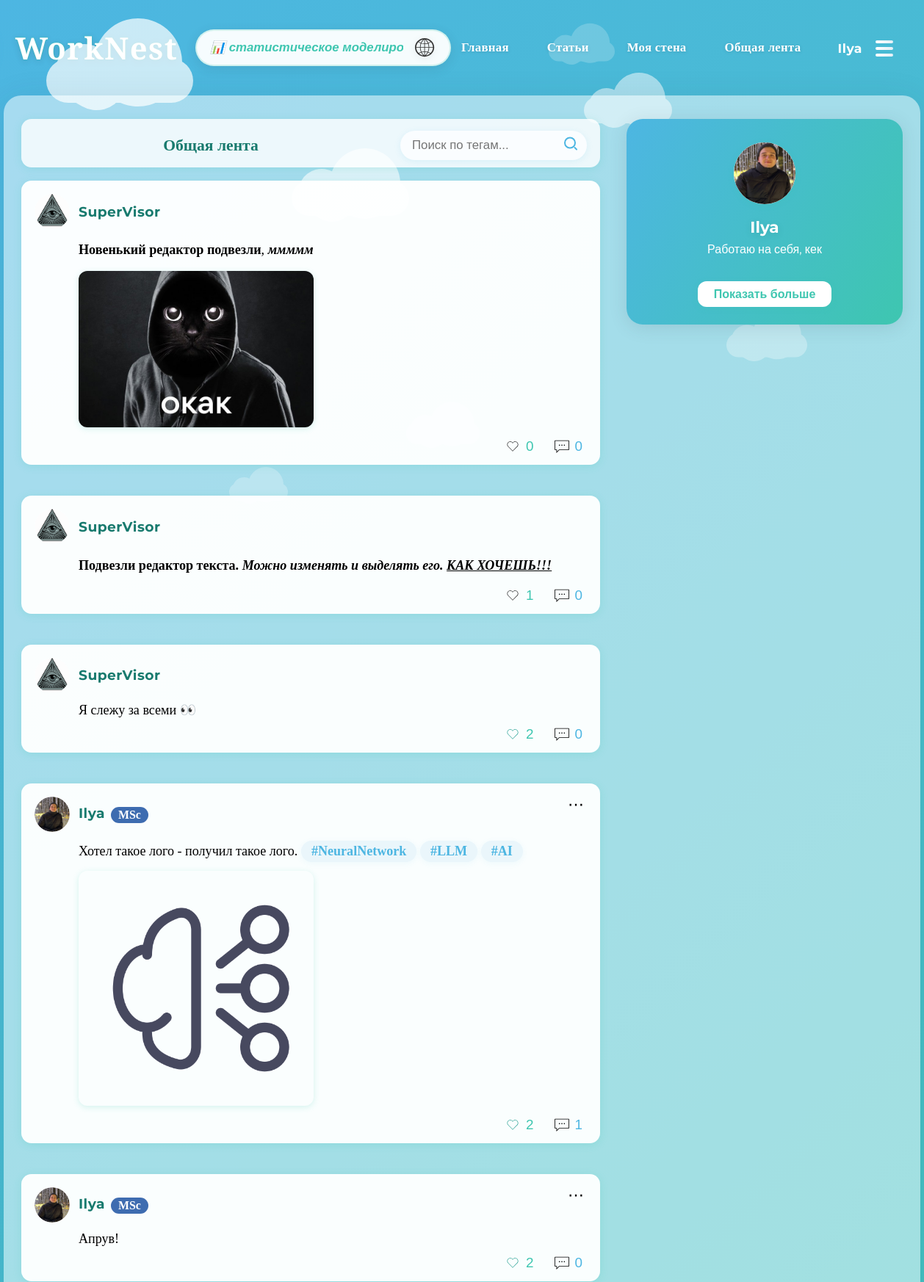
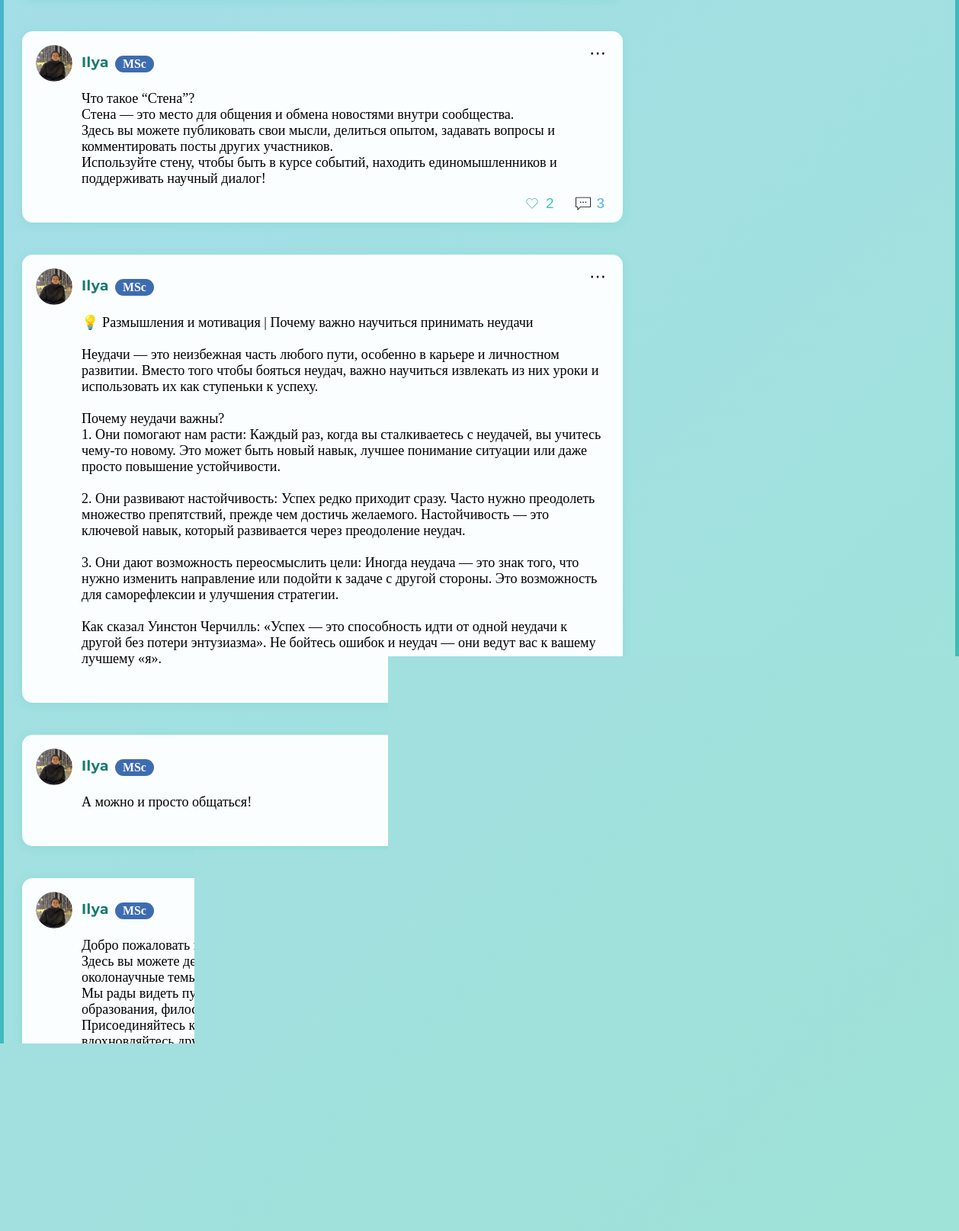
/feed (signed in), run on the app's committed database (2 pictures, top to bottom).
### models.py (models this page shows, shortened)
class User(db.Model):
    id = db.Column(db.Integer, primary_key=True)
    username = db.Column(db.String(64), unique=True, nullable=False)
    email = db.Column(db.String(120), unique=True, nullable=False)
    password_hash = db.Column(db.String(128), nullable=False)
    status = db.Column(db.String(64))
    show_status = db.Column(db.Boolean, default=True)
    bio = db.Column(db.Text)
    show_bio = db.Column(db.Boolean, default=True)
    avatar = db.Column(db.String(256))  # путь к файлу аватара
    full_name = db.Column(db.String(128), nullable=True)
    show_full_name = db.Column(db.Boolean, default=True)
    degree = db.Column(db.String(64), nullable=True)
    show_degree = db.Column(db.Boolean, default=True)
    interests = db.Column(db.String(256), nullable=True)
    show_interests = db.Column(db.Boolean, default=True)
    organization = db.Column(db.String(128), nullable=True)
    show_organization = db.Column(db.Boolean, default=True)
    location = db.Column(db.String(128), nullable=True)
    show_location = db.Column(db.Boolean, default=True)
    scholar_links = db.Column(db.String(512), nullable=True)  # ссылки через запятую или json
    show_scholar_links = db.Column(db.Boolean, default=True)
    website = db.Column(db.String(256), nullable=True)
    show_website = db.Column(db.Boolean, default=True)
    birthdate = db.Column(db.String(32), nullable=True)  # строкой для простоты
    show_birthdate = db.Column(db.Boolean, default=True)
    public_email = db.Column(db.String(120), nullable=True)
    show_public_email = db.Column(db.Boolean, default=True)
    telegram = db.Column(db.String(64), nullable=True)
    show_telegram = db.Column(db.Boolean, default=True)
    last_seen = db.Column(db.DateTime, default=datetime.utcnow)
    is_online = db.Column(db.Boolean, default=False)

class Post(db.Model):
    id = db.Column(db.Integer, primary_key=True)
    user_id = db.Column(db.Integer, db.ForeignKey('user.id'), nullable=False)
    content = db.Column(db.Text, nullable=False)
    created_at = db.Column(db.DateTime, nullable=False, default=db.func.now())
    image_path = db.Column(db.String(256), nullable=True)  # путь к картинке
    latitude = db.Column(db.Float, nullable=True)
    longitude = db.Column(db.Float, nullable=True)
    user = db.relationship('User', backref=db.backref('posts', lazy=True))
    tags = db.relationship('Tag', secondary=post_tags, backref=db.backref('posts', lazy='dynamic'))

### app.py (the view)
@app.route('/feed')
def global_feed():
    user_id = session.get('user_id')
    if not user_id:
        return redirect(url_for('register'))
    user = User.query.get(user_id)
    search_query = request.args.get('q', '').strip()
    if search_query.startswith('#'):
        tag_name = search_query[1:]  # Убираем #
        posts = Post.query.join(Post.tags).filter(Tag.name == tag_name).order_by(Post.created_at.desc()).all()
    else:
        posts = Post.query.order_by(Post.created_at.desc()).all()
    for post in posts:
        post.user = User.query.get(post.user_id)
        post.comments = Comment.query.filter_by(post_id=post.id).order_by(Comment.created_at.asc()).all()
        for comment in post.comments:
            comment.user = User.query.get(comment.user_id)
        post.likes_count = Like.query.filter_by(post_id=post.id).count()
        post.liked_by_current = False
        if user_id:
            post.liked_by_current = Like.query.filter_by(post_id=post.id, user_id=user_id).first() is not None
    return render_template('wall.html', user=user, posts=posts, is_global_wall=True, search_query=search_query)

### app.py (called while the page is built)
@app.before_request
def update_online_status():
    if 'user_id' in session:
        user = User.query.get(session['user_id'])
        if user:
            user.last_seen = datetime.utcnow()
            user.is_online = True
            db.session.commit()

@app.context_processor
def inject_user():
    user_id = session.get('user_id')
    if user_id:
        user = User.query.get(user_id)
        return dict(current_user=user, is_user_online=is_user_online)
    return dict(current_user=None, is_user_online=is_user_online)

@app.template_filter('hashtagify')
def hashtagify(text):
    def repl(match):
        tag = match.group(1)
        return f'<a href="/feed?q=%23{tag}" class="hashtag">#{tag}</a>'
    return re.sub(r'#([\wа-яА-ЯёЁ\-]+)', repl, text)

### templates/wall.html (shortened to what this page needs)
{% extends 'base.html' %}
{% block content %}
<div class="wall-page" style="display:flex; align-items:flex-start; justify-content:space-between; gap:36px; max-width:100%; margin:0;">
  <div class="wall-left" style="flex:1 1 60%; max-width:900px; display:flex; flex-direction:column; gap:18px; padding-bottom:20px;">
    <div class="wall-topbar" style="background:rgba(255,255,255,0.8);border-radius:14px;padding:16px 18px 10px 18px;display:flex;align-items:center;gap:18px;box-shadow:0 2px 12px #3ec6b033;">
      <div style="flex:1;">
        {% if is_global_wall %}
          <h2 style="margin:0;color:#187a6e;font-size:1.35em;font-weight:700;">Общая лента</h2>
        {% elif target_user and target_user.id != user.id %}
          <h2 style="margin:0;color:#187a6e;font-size:1.35em;font-weight:700;">Стена {{ target_user.username }}</h2>
        {% else %}
          <h2 style="margin:0;color:#187a6e;font-size:1.35em;font-weight:700;">Моя стена</h2>
        {% endif %}
      </div>
      {% if is_global_wall %}
      <form method="get" action="{{ url_for('global_feed') }}" style="margin:0;position:relative;">
        <input type="text" name="q" placeholder="Поиск по тегам..." value="{{ search_query or '' }}" style="border-radius:22px;padding:10px 38px 10px 16px;background:#fafdff;border:none;box-shadow:0 2px 8px #4db6e222;font-size:1.05em;width:200px;transition:box-shadow 0.18s;outline:none;">
        <span style="position:absolute;right:12px;top:50%;transform:translateY(-50%);color:#4db6e2;font-size:1.25em;pointer-events:none;">
        </span>
      </form>
      {% endif %}
    </div>
    {% for post in posts %}
    <div class="wall-post" style="background:rgba(255,255,255,0.95);border-radius:14px;box-shadow:0 2px 12px #3ec6b033;padding:0 0 10px 0;margin-bottom:0;position:relative;">
      <div style="display:flex;align-items:center;gap:12px;padding:18px 18px 0 18px;position:relative;">
        <a href="{{ url_for('user_wall', username=post.user.username) }}" class="user-mini-card" data-user-id="{{ post.user.id }}" style="display:flex;align-items:center;gap:12px;cursor:pointer;text-decoration:none;">
          <div style="width:48px;height:48px;border-radius:50%;background:#fff;overflow:hidden;display:flex;align-items:center;justify-content:center;">
            <img src="{{ url_for('static', filename=post.user.avatar) if post.user.avatar else url_for('static', filename='img/profile_user_svg.svg') }}" alt="Аватар" style="width:48px;height:48px;object-fit:cover;border-radius:50%;background:#fafdff;">
          </div>
          <div style="display:flex;flex-direction:column;">
            <div style="font-weight:700;color:#187a6e;font-size:1.08em;"><span class="comment-username">{{ post.user.username }}</span>{% if post.user.degree %}<span class="degree-badge degree-{{ post.user.degree|lower|replace(' ', '-')|trim }}">{{ post.user.degree }}</span>{% endif %}</div>
          </div>
        </a>
        {% if user.id == post.user.id %}
        <div class="post-menu-btn" style="margin-left:auto;position:absolute;right:12px;top:12px;">
          <button onclick="togglePostMenu(this)" style="background:none;border:none;cursor:pointer;padding:6px 10px;font-size:22px;line-height:1;">⋯</button>
        </div>
        {% endif %}
      </div>
      <div style="margin:12px 18px 0 78px;white-space:pre-line;font-size:1.13em;">{{ post.content|hashtagify|safe }}</div>
      {% if post.image_path %}
      <div style="margin:10px 18px 0 78px;">
        <img src="{{ url_for('static', filename=post.image_path) }}" alt="Изображение поста" style="max-width:320px;max-height:320px;border-radius:12px;box-shadow:0 2px 8px #3ec6b033;">
      </div>
      {% endif %}
      <div style="margin:10px 18px 0 78px;display:flex;gap:16px;align-items:center;justify-content:flex-end;">
        <button class="like-btn" type="button" data-liked="{{ 'true' if post.liked_by_current else 'false' }}" data-post-id="{{ post.id }}" style="background:none;border:none;color:#3ec6b0;font-size:1.18em;cursor:pointer;display:flex;align-items:center;gap:8px;">
          <img src="{{ url_for('static', filename='img/heart_svg.svg') }}" alt="Лайк" style="width:20px;height:20px;transition:filter 0.2s;{{ 'filter:invert(41%) sepia(94%) saturate(442%) hue-rotate(124deg) brightness(92%) contrast(92%);' if post.liked_by_current else '' }}">
          <span class="like-count">{{ post.likes_count }}</span>
        </button>
        <button style="background:none;border:none;color:#4db6e2;font-size:1.18em;cursor:pointer;display:flex;align-items:center;gap:8px;"><img src="{{ url_for('static', filename='img/comment_svg.svg') }}" alt="Комментарий" style="width:20px;height:20px;"> {{ post.comments|length }}</button>
      </div>
    </div>
    {% endfor %}
  </div>
  <aside class="wall-right" style="flex:0 0 340px;display:flex;flex-direction:column;gap:28px;align-items:flex-end;margin-top:0;">
    {% if is_global_wall %}
    <div class="profile-card" id="profileCard" style="margin-top:0; position:relative;">
      <div class="profile-avatar">
        <img src="{{ url_for('static', filename=user.avatar) if user.avatar else url_for('static', filename='img/profile_user_svg.svg') }}" alt="Аватар" style="width:120px;height:120px;object-fit:cover;border-radius:50%;background:#fff;">
      </div>
      <div class="profile-info">
        <div class="profile-name">{{ user.username }}</div>
        {% if user.status and user.show_status %}<div class="profile-status">{{ user.status }}</div>{% endif %}
      </div>
      <button id="profileDropBtn" class="profile-edit-btn" style="margin-top:10px;">Показать больше</button>
    </div>
    {% endif %}
  </aside>
</div>
{% endblock %}

### templates/base.html (shortened to what this page needs)
<!DOCTYPE html>
<html lang="ru">
<head>
    <link rel="stylesheet" href="{{ url_for('static', filename='style.css') }}">
</head>
<body>
    <div id="clouds">
        <div class="cloud x1"></div>
        <div class="cloud x2"></div>
        <div class="cloud x4"></div>
        <div class="cloud x7"></div>
        <div class="cloud x8"></div>
        <div class="cloud x9"></div>
        <div class="cloud x10"></div>
    </div>
    <header>
        <div class="header-inner">
            <h1>WorkNest</h1>
            <form class="header-search" action="/search" method="get" id="headerSearchForm">
                <input type="text" name="q" placeholder="Поиск пользователей или #тегов..." aria-label="Поиск" id="headerSearchInput">
                <button type="submit" title="Найти">
                    <img src="{{ url_for('static', filename='img/browser_svg.svg') }}" alt="Поиск" class="search-icon-img">
                </button>
            </form>
            <nav class="header-nav">
                <ul>
                    <li><a href="/">Главная</a></li>
                    <li><a href="/articles">Статьи</a></li>
                    <li><a href="/wall">Моя стена</a></li>
                    <li><a href="/feed">Общая лента</a></li>
                </ul>
            </nav>
            <div class="header-user">
              {% if current_user %}
                <span class="header-username">{{ current_user.username }}</span>
                <button class="header-burger" id="headerBurgerBtn" aria-label="Меню">
                  <span class="burger-icon">
                    <span></span>
                    <span></span>
                    <span></span>
                  </span>
                </button>
              {% else %}
                <a href="/reg_login" class="header-login-link">Войти</a>
              {% endif %}
            </div>
        </div>
    </header>
    <div class="app-bg">
        {% block content %}{% endblock %}
    </div>
    <footer>
        <div class="container">
            <p>© 2025 <span class="footer-brand">WorkNest</span></p>
        </div>
    </footer>
</body>
</html>

### templates/wall.html (style rules this page uses)
.degree-badge { display: inline-block; font-size: 0.92em; font-weight: 600; padding: 2px 10px; border-radius: 12px; margin-left: 8px; vertical-align: middle; color: #fff; }

### data on the page
User: username "Ilya", avatar (picture), status "Работаю на себя, кек"
Post: avatar (picture), user.username "SuperVisor", content|hashtagify "Новенький редактор подвезли , ммммм", image_path (picture), likes_count "0", comments|length "0"
Post: avatar (picture), user.username "SuperVisor", content|hashtagify "Подвезли редактор текста. Можно изменять и выделять его. КАК ХОЧЕШЬ!!!", likes_count "1", comments|length "0"
Post: avatar (picture), user.username "SuperVisor", content|hashtagify "Я слежу за всеми 👀", likes_count "2", comments|length "0"
Post: avatar (picture), user.username "Ilya", user.degree "MSc", content|hashtagify "Хотел такое лого - получил такое лого. #NeuralNetwork #LLM #AI", image_path (picture), likes_count "2", comments|length "1"
Post: avatar (picture), user.username "Ilya", user.degree "MSc", content|hashtagify "Апрув!", likes_count "2", comments|length "0"
Post: avatar (picture), user.username "Ilya", user.degree "MSc", content|hashtagify "Что такое “Стена”? Стена — это место для общения и обмена новостями внутри сообщества. Здесь вы можете публиковать свои мысли, делиться опытом, задавать вопросы и комментировать посты других участников. Используйте стену, чтобы быть в курсе событий, находить единомышленников и поддерживать научный диалог!", likes_count "2", comments|length "3"
Post: avatar (picture), user.username "Ilya", user.degree "MSc", content|hashtagify "💡 Размышления и мотивация | Почему важно научиться принимать неудачи Неудачи — это неизбежная часть любого пути, особенно в карьере и личностном развитии. Вместо того чтобы бояться неудач, важно научиться извлекать из них уроки и использовать их как ступеньки к успеху. Почему неудачи важны? 1. Они помогают нам расти: Каждый раз, когда вы сталкиваетесь с неудачей, вы учитесь чему-то новому. Это может быть новый навык, лучшее понимание ситуации или даже просто повышение устойчивости. 2. Они развивают настойчивость: Успех редко приходит сразу. Часто нужно преодолеть множество препятствий, прежде чем достичь желаемого. Настойчивость — это ключевой навык, который развивается через преодоление…"
Post: avatar (picture), user.username "Ilya", user.degree "MSc", content|hashtagify "А можно и просто общаться!"
Post: avatar (picture), user.username "Ilya", user.degree "MSc", content|hashtagify "Добро пожаловать в WorkNest! Здесь вы можете делиться своими статьями, мыслями и открытиями на научные и околонаучные темы. Мы рады видеть публикации из самых разных областей — от физики и биологии до IT, образования, философии и искусства. Присоединяйтесь к сообществу, публикуйте свои работы, обсуждайте, комментируйте и вдохновляйтесь друг другом!"
